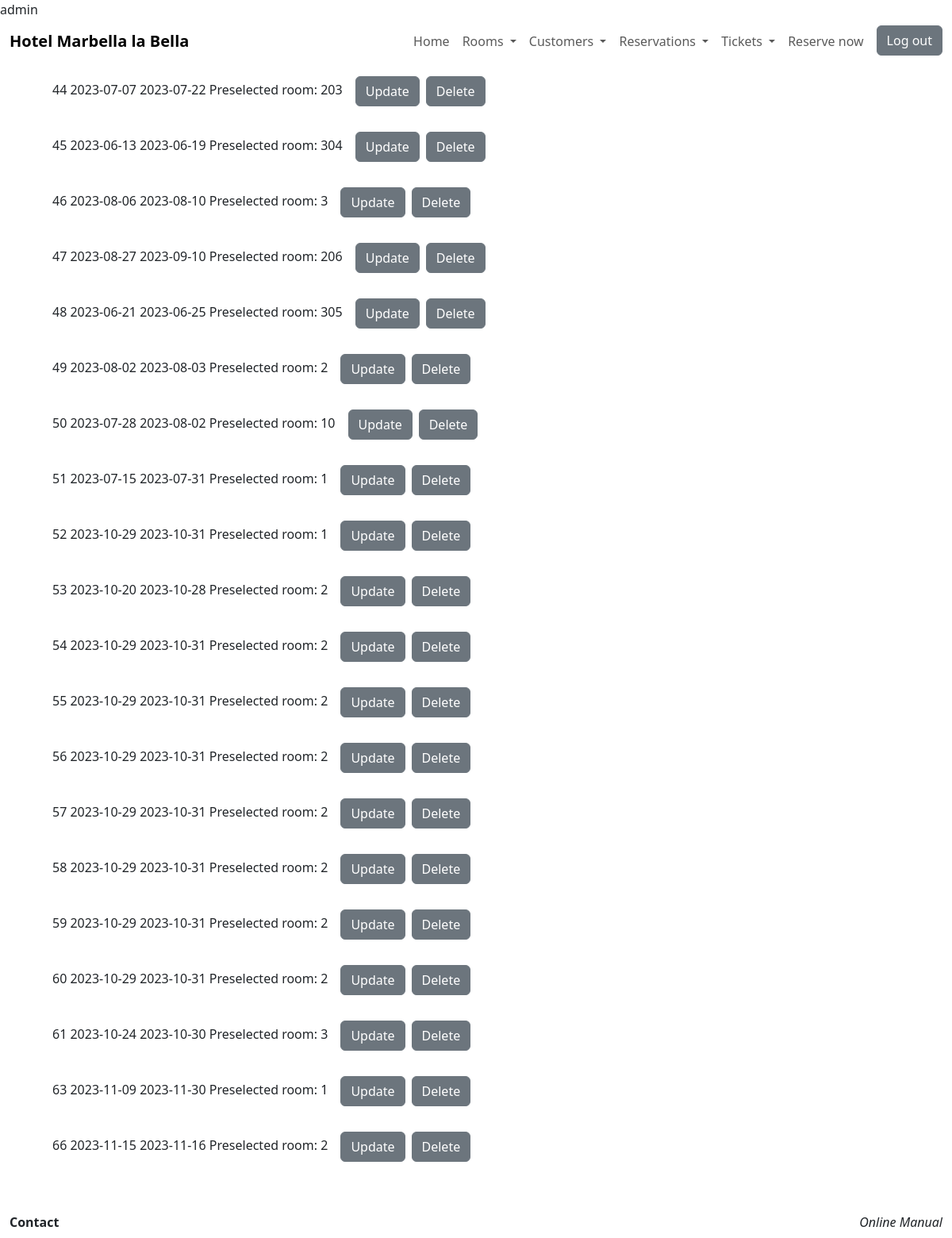
The app's page /db/db_reservations_select_all.php (signed in) with its own data.
### tables this page shows
CREATE TABLE `045_reservations` (
  `reservation_number` int(11) NOT NULL PRIMARY KEY AUTO_INCREMENT,
  `customer_id` int(11) DEFAULT NULL,
  `preselected_room` int(11) NOT NULL,
  `room_number` int(11) DEFAULT NULL,
  `room_price` decimal(10,2) DEFAULT NULL,
  `reservation_status` enum('check_in','check_out','booked','absent','cancelled') NOT NULL,
  `date_in` date DEFAULT NULL,
  `date_out` date DEFAULT NULL,
  `room_image` varchar(250) DEFAULT NULL,
  FOREIGN KEY (`room_number`) REFERENCES `045_rooms` (`room_number`),
  FOREIGN KEY (`customer_id`) REFERENCES `045_users` (`customer_id`)
);

### db/db_reservations_select_all.php (the view, shortened to what this page needs)
<?php include($_SERVER['DOCUMENT_ROOT'] . '/student045/dwes/header.php')?>
<?php
    include('connect_db.php');
    $sql = "SELECT *
        FROM 045_reservations";
    $result = mysqli_query($conn, $sql);
    $reservations = mysqli_fetch_all($result, MYSQLI_ASSOC);
    echo '<div class="container">
    <div class="ms-4">';
    foreach ($reservations as $reservation){
        echo ($reservation['reservation_number'] . ' ' . $reservation['date_in'] . ' ' . $reservation['date_out'] . ' Preselected room: ' . $reservation['preselected_room']);
        if($role == 'admin'){
            echo "<span class=\"fw-thin secondary-color btn-group m-2\">
                    <form action=\"/student045/dwes/form/form_reservations_update.php\" method =\"POST\">
                        <input name=\"reservationNumber\" value = \"" . $reservation['reservation_number'] . "\" hidden>
                        <button class=\"btn btn-secondary m-2 \"> Update </button>
                    </form>
                    <form action=\"/student045/dwes/db/db_reservations_delete.php\" method =\"POST\">
                        <input name=\"reservationNumber\" value = \"" . $reservation['reservation_number'] . "\" hidden>
                        <button class=\"btn btn-secondary my-2\"> Delete </button>
                    </form>
                </span> ";
            echo '<br>';
        } else if($role == 'worker'){
            echo "<span class=\"fw-thin secondary-color btn-group m-2\">
                    <form action=\"/student045/dwes/form/form_reservations_update.php\" method =\"POST\">
                        <input name=\"reservationNumber\" value = \"" . $reservation['reservation_number'] . "\" hidden>
                        <button class=\"btn btn-secondary m-2 \"> Update </button>
                    </form>
                </span>";
            echo '<br>';
        } else {
            echo '<br><br>';
        }
    }
    echo '</div>';
?>
<?php include($_SERVER['DOCUMENT_ROOT'] . '/student045/dwes/footer.php')?>

### records on screen
045_reservations: reservation_number "44", date_in "2023-07-07", date_out "2023-07-22", preselected_room "203"
045_reservations: reservation_number "45", date_in "2023-06-13", date_out "2023-06-19", preselected_room "304"
045_reservations: reservation_number "46", date_in "2023-08-06", date_out "2023-08-10", preselected_room "3"
045_reservations: reservation_number "47", date_in "2023-08-27", date_out "2023-09-10", preselected_room "206"
045_reservations: reservation_number "48", date_in "2023-06-21", date_out "2023-06-25", preselected_room "305"
045_reservations: reservation_number "49", date_in "2023-08-02", date_out "2023-08-03", preselected_room "2"
045_reservations: reservation_number "50", date_in "2023-07-28", date_out "2023-08-02", preselected_room "10"
045_reservations: reservation_number "51", date_in "2023-07-15", date_out "2023-07-31", preselected_room "1"
045_reservations: reservation_number "52", date_in "2023-10-29", date_out "2023-10-31", preselected_room "1"
045_reservations: reservation_number "53", date_in "2023-10-20", date_out "2023-10-28", preselected_room "2"
045_reservations: reservation_number "54", date_in "2023-10-29", date_out "2023-10-31", preselected_room "2"
045_reservations: reservation_number "55", date_in "2023-10-29", date_out "2023-10-31", preselected_room "2"
045_reservations: reservation_number "56", date_in "2023-10-29", date_out "2023-10-31", preselected_room "2"
045_reservations: reservation_number "57", date_in "2023-10-29", date_out "2023-10-31", preselected_room "2"
045_reservations: reservation_number "58", date_in "2023-10-29", date_out "2023-10-31", preselected_room "2"
045_reservations: reservation_number "59", date_in "2023-10-29", date_out "2023-10-31", preselected_room "2"
045_reservations: reservation_number "60", date_in "2023-10-29", date_out "2023-10-31", preselected_room "2"
045_reservations: reservation_number "61", date_in "2023-10-24", date_out "2023-10-30", preselected_room "3"
045_reservations: reservation_number "63", date_in "2023-11-09", date_out "2023-11-30", preselected_room "1"
045_reservations: reservation_number "66", date_in "2023-11-15", date_out "2023-11-16", preselected_room "2"

### other values on screen
$role "admin"
